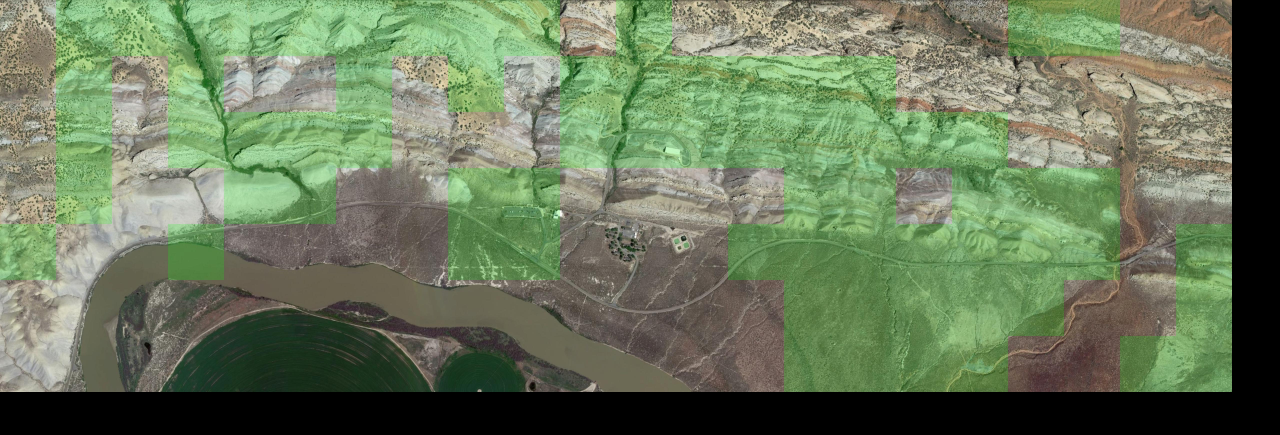
#> input picture data/DinosaurNationalMonument/20220514/DNMOverview.jpg, 5120 x 1739 px, given in place of Dinosaur National Monument Panorama.png, which was not available (shown at 1/4 size)
$ jupyter execute 05_AcquiringAerialPhotos.ipynb   (text cells are left out)
#> lines starting #> are read from the running program, lines starting #| are printed output that depends on the picture; pictures that were not available may be replaced by others from this repository, and a replacement may not be noted
[cell 1]
import glob
from PIL import Image
import os

data = 'data/DinosaurNationalMonument/'
path = data + 'Dinosaur National Monument Panorama.png'

img = Image.open(path)
#> img is the input picture: PIL image 5120x1739 RGB; mean R, G, B 106.3, 122.4, 92.1
for x in range(img.size[0]//224):
    for y in range(img.size[1]//224):
        left = x * 224
        low = y * 224
        bbox = (left, low, left + 224, low + 224)
        working_slice = img.crop(bbox)
        # Uncomment line below to actually write the new image tiles
        working_slice.save('{}patches/x{:03d}y{:03d}.png'.format(data, x, y))
        working_slice.close()
#> this loop made 22 passes
#> pass 1, `working_slice.save('{}patches/x{:03d}y{:03d}.png'.format(data, x, y))`:
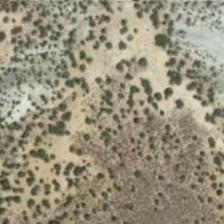
#> saved as x000y000.png: PIL image 224x224 RGB; mean R, G, B 151.2, 145.2, 123.6
#> pass 1, `working_slice.save('{}patches/x{:03d}y{:03d}.png'.format(data, x, y))`:
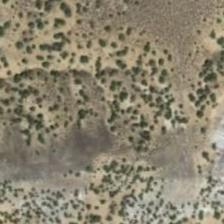
#> saved as x000y001.png: PIL image 224x224 RGB; mean R, G, B 138.7, 131.3, 110.7
#> pass 1, `working_slice.save('{}patches/x{:03d}y{:03d}.png'.format(data, x, y))`:
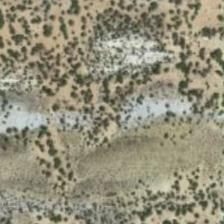
#> saved as x000y002.png: PIL image 224x224 RGB; mean R, G, B 147.4, 143.3, 122.2
#> pass 1, `working_slice.save('{}patches/x{:03d}y{:03d}.png'.format(data, x, y))`:
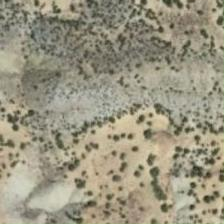
#> saved as x000y003.png: PIL image 224x224 RGB; mean R, G, B 154.4, 149.3, 128.5
Px, Py = (img.size[0]//224, img.size[1]//224)
#> Px = 22; Py = 7
